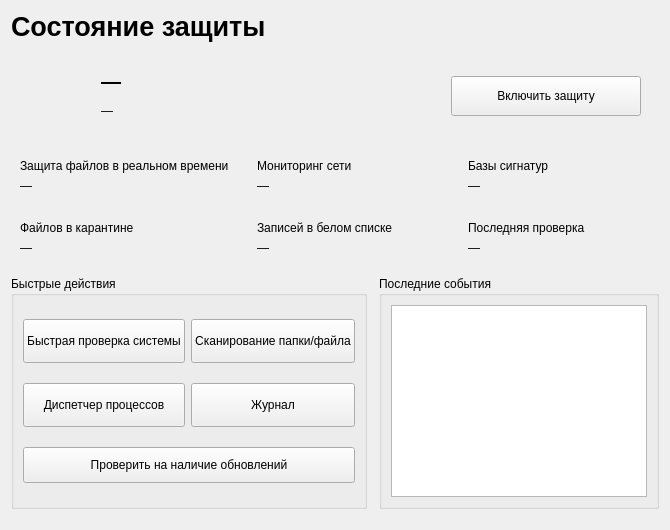
<?xml version="1.0" encoding="UTF-8"?>
<ui version="4.0">
 <class>DashboardPage</class>
 <widget class="QWidget" name="DashboardPage">
  <layout class="QVBoxLayout" name="mainLayout">
   <property name="spacing"><number>12</number></property>
   <item>
    <widget class="QLabel" name="lblTitle">
     <property name="styleSheet"><string notr="true">font-size: 20pt; font-weight: 600;</string></property>
     <property name="text"><string>Состояние защиты</string></property>
    </widget>
   </item>
   <item>
    <widget class="QFrame" name="frameHero">
     <layout class="QHBoxLayout" name="layoutHero" stretch="0,1,0">
      <property name="spacing"><number>16</number></property>
      <property name="leftMargin"><number>18</number></property>
      <property name="topMargin"><number>14</number></property>
      <property name="rightMargin"><number>18</number></property>
      <property name="bottomMargin"><number>14</number></property>
      <item><widget class="QLabel" name="lblHeroIcon"><property name="minimumSize"><size><width>56</width><height>56</height></size></property><property name="text"><string/></property></widget></item>
      <item>
       <layout class="QVBoxLayout" name="layoutHeroText">
        <property name="spacing"><number>4</number></property>
        <item><widget class="QLabel" name="lblHeroTitle"><property name="styleSheet"><string notr="true">font-size: 15pt; font-weight: 600; background: transparent;</string></property><property name="text"><string>—</string></property></widget></item>
        <item><widget class="QLabel" name="lblHeroText"><property name="styleSheet"><string notr="true">background: transparent;</string></property><property name="wordWrap"><bool>true</bool></property><property name="text"><string>—</string></property></widget></item>
       </layout>
      </item>
      <item><widget class="QPushButton" name="btnStartProtection"><property name="minimumSize"><size><width>190</width><height>40</height></size></property><property name="text"><string>Включить защиту</string></property></widget></item>
     </layout>
    </widget>
   </item>
   <item>
    <layout class="QGridLayout" name="gridCards">
     <property name="horizontalSpacing"><number>10</number></property>
     <property name="verticalSpacing"><number>10</number></property>
     <item row="0" column="0">
      <widget class="QFrame" name="cardProtection">
       <property name="card" stdset="0"><bool>true</bool></property>
       <layout class="QVBoxLayout" name="layoutCardProtection">
        <item><widget class="QLabel" name="captionProtection"><property name="text"><string>Защита файлов в реальном времени</string></property></widget></item>
        <item><widget class="QLabel" name="lblProtection"><property name="text"><string>—</string></property></widget></item>
       </layout>
      </widget>
     </item>
     <item row="0" column="1">
      <widget class="QFrame" name="cardNetwork">
       <property name="card" stdset="0"><bool>true</bool></property>
       <layout class="QVBoxLayout" name="layoutCardNetwork">
        <item><widget class="QLabel" name="captionNetwork"><property name="text"><string>Мониторинг сети</string></property></widget></item>
        <item><widget class="QLabel" name="lblNetwork"><property name="text"><string>—</string></property></widget></item>
       </layout>
      </widget>
     </item>
     <item row="0" column="2">
      <widget class="QFrame" name="cardDatabases">
       <property name="card" stdset="0"><bool>true</bool></property>
       <layout class="QVBoxLayout" name="layoutCardDatabases">
        <item><widget class="QLabel" name="captionDatabases"><property name="text"><string>Базы сигнатур</string></property></widget></item>
        <item><widget class="QLabel" name="lblDatabases"><property name="text"><string>—</string></property></widget></item>
       </layout>
      </widget>
     </item>
     <item row="1" column="0">
      <widget class="QFrame" name="cardQuarantine">
       <property name="card" stdset="0"><bool>true</bool></property>
       <layout class="QVBoxLayout" name="layoutCardQuarantine">
        <item><widget class="QLabel" name="captionQuarantine"><property name="text"><string>Файлов в карантине</string></property></widget></item>
        <item><widget class="QLabel" name="lblQuarantine"><property name="text"><string>—</string></property></widget></item>
       </layout>
      </widget>
     </item>
     <item row="1" column="1">
      <widget class="QFrame" name="cardWhitelist">
       <property name="card" stdset="0"><bool>true</bool></property>
       <layout class="QVBoxLayout" name="layoutCardWhitelist">
        <item><widget class="QLabel" name="captionWhitelist"><property name="text"><string>Записей в белом списке</string></property></widget></item>
        <item><widget class="QLabel" name="lblWhitelist"><property name="text"><string>—</string></property></widget></item>
       </layout>
      </widget>
     </item>
     <item row="1" column="2">
      <widget class="QFrame" name="cardLastScan">
       <property name="card" stdset="0"><bool>true</bool></property>
       <layout class="QVBoxLayout" name="layoutCardLastScan">
        <item><widget class="QLabel" name="captionLastScan"><property name="text"><string>Последняя проверка</string></property></widget></item>
        <item><widget class="QLabel" name="lblLastScan"><property name="text"><string>—</string></property></widget></item>
       </layout>
      </widget>
     </item>
    </layout>
   </item>
   <item>
    <layout class="QHBoxLayout" name="layoutBottom">
     <property name="spacing"><number>12</number></property>
     <item>
      <widget class="QGroupBox" name="groupQuick">
       <property name="title"><string>Быстрые действия</string></property>
       <layout class="QGridLayout" name="gridQuick">
        <item row="0" column="0"><widget class="QPushButton" name="btnQuickScan"><property name="minimumSize"><size><width>0</width><height>44</height></size></property><property name="text"><string>Быстрая проверка системы</string></property></widget></item>
        <item row="0" column="1"><widget class="QPushButton" name="btnScanPath"><property name="minimumSize"><size><width>0</width><height>44</height></size></property><property name="text"><string>Сканирование папки/файла</string></property></widget></item>
        <item row="1" column="0"><widget class="QPushButton" name="btnOpenProcesses"><property name="minimumSize"><size><width>0</width><height>44</height></size></property><property name="text"><string>Диспетчер процессов</string></property></widget></item>
        <item row="1" column="1"><widget class="QPushButton" name="btnOpenJournal"><property name="minimumSize"><size><width>0</width><height>44</height></size></property><property name="text"><string>Журнал</string></property></widget></item>
        <item row="2" column="0" colspan="2"><widget class="QPushButton" name="btnCheckUpdates"><property name="minimumSize"><size><width>0</width><height>36</height></size></property><property name="toolTip"><string>Откроет страницу релизов программы на GitHub</string></property><property name="text"><string>Проверить на наличие обновлений</string></property></widget></item>
       </layout>
      </widget>
     </item>
     <item>
      <widget class="QGroupBox" name="groupEvents">
       <property name="title"><string>Последние события</string></property>
       <layout class="QVBoxLayout" name="layoutEvents">
        <item><widget class="QListWidget" name="listEvents"><property name="minimumSize"><size><width>0</width><height>120</height></size></property></widget></item>
       </layout>
      </widget>
     </item>
    </layout>
   </item>
   <item>
    <spacer name="verticalSpacer"><property name="orientation"><enum>Qt::Vertical</enum></property><property name="sizeHint" stdset="0"><size><width>20</width><height>10</height></size></property></spacer>
   </item>
  </layout>
 </widget>
 <resources/>
 <connections/>
</ui>
